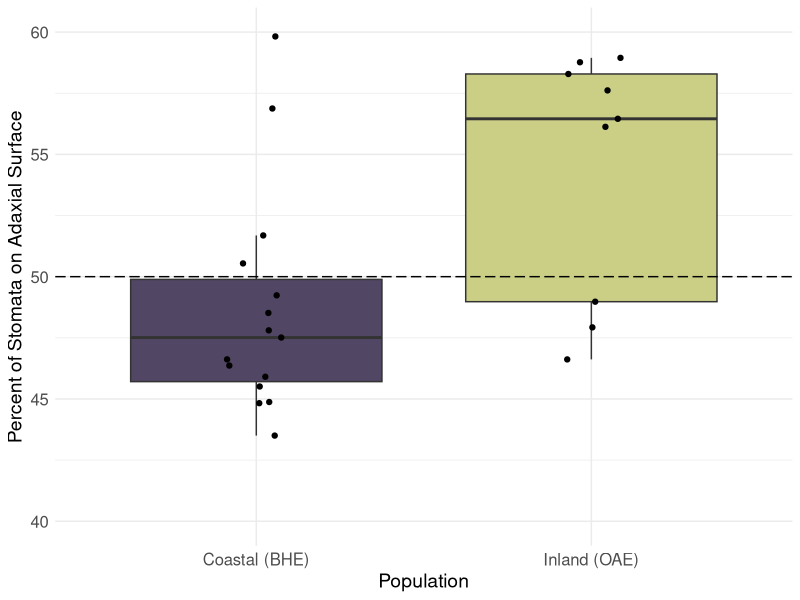
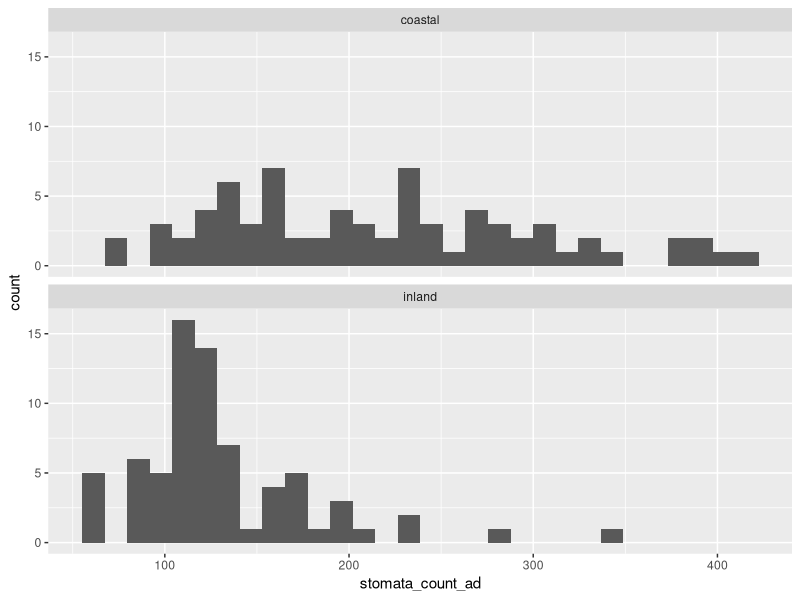
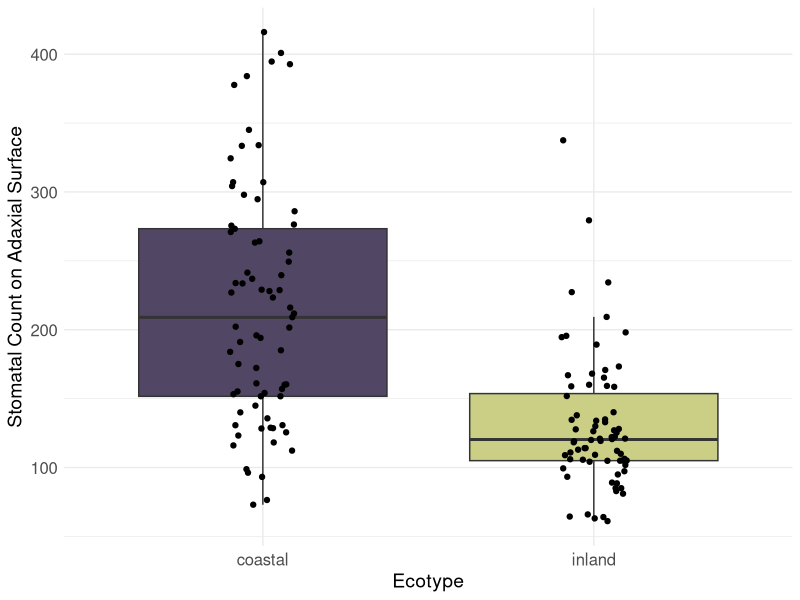
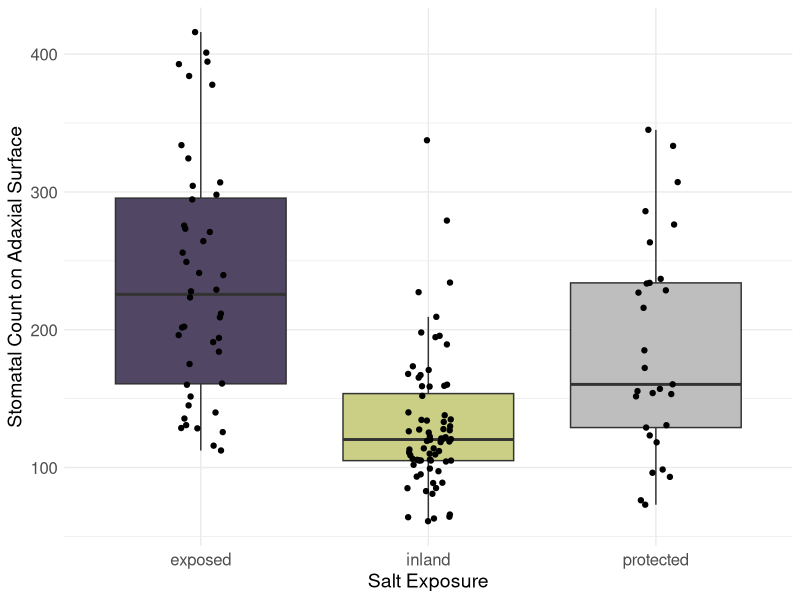
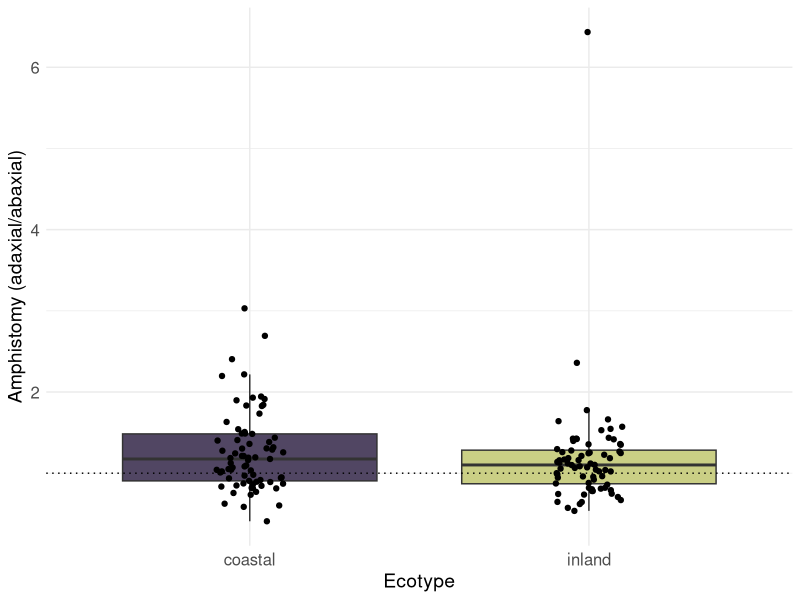
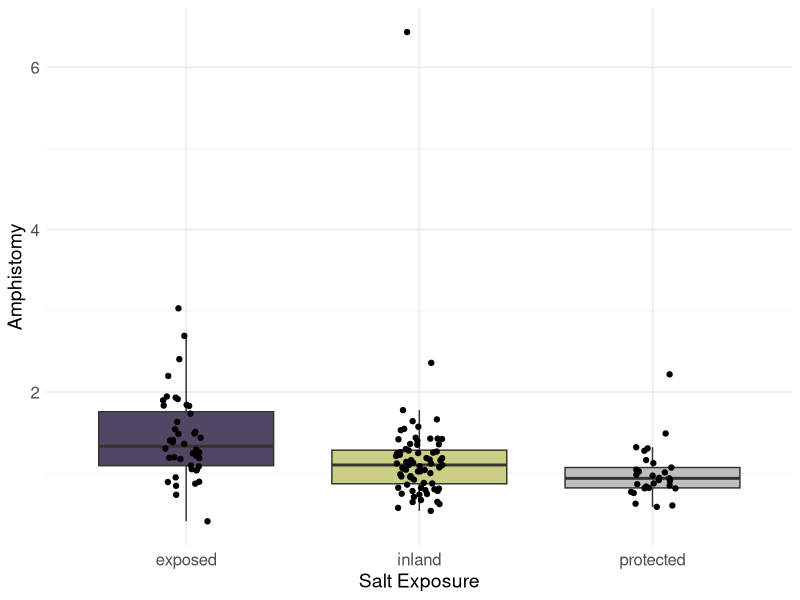
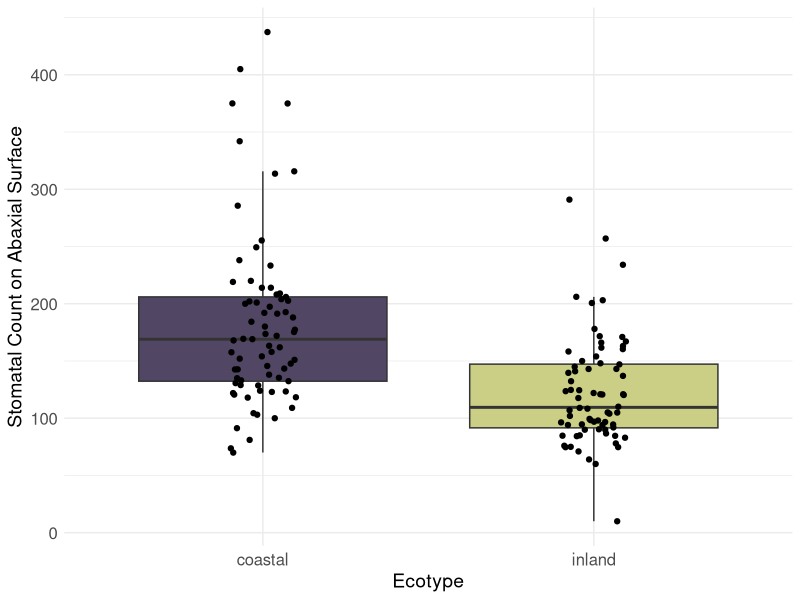
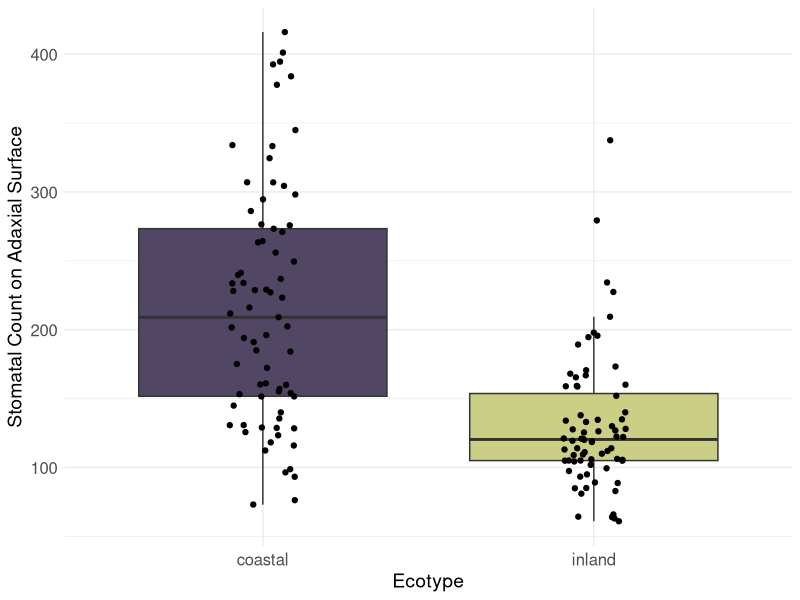

Reproduce these figures in R, in order.
# Primary contributor: Cam
# Purpose: Preliminary analysis of stomata data to compare BHE and OAE populations
# Madison update Dec. 2024 include all 10 populations
require(tidyverse)
require(readxl)
require(ggpubr)

# Data wrangling

stomata =  read_excel('./Data/stomatal density data.xlsx') %>%
  # Remove missing data
  filter(!is.na(stomata_count)) %>% 
  # Separate file_name column
  separate(
    col = file_name, 
    sep = '_',
    into = c('pop.code', 'replicate', 'leaf_side', 'view_rep')
  ) %>%
  # Get average stomata count for each leaf side
  group_by(pop.code, replicate, leaf_side) %>%
  summarize(stomata_count = mean(.data[['stomata_count']], na.rm = TRUE)) %>%
  ungroup() %>%
  # Reshape data
  pivot_wider(
    id_cols = c(pop.code, replicate), 
    names_from = leaf_side,
    values_from = stomata_count,
    names_prefix = "stomata_count_",
  ) %>%
  # Create more stomata columns
  mutate(
    # Total amount of stomata on both sides
    stomata_count_total = stomata_count_ab + stomata_count_ad, 
    # Adaxial vs. abaxial ratio, 1 = equal stomata, >1 more stomata on abaxial side
    amphistomy = stomata_count_ad / stomata_count_ab 
  )
  
View(stomata)

table(as.factor(stomata$pop.code))

# Compare Abaxial vs. Adaxial Stomata Counts for each pop
oae_bhe_amphistomy = stomata %>%
  filter(pop.code %in% c('BHE', 'OAE')) %>%
  mutate(pop.code = if_else(pop.code == 'BHE', 'Coastal (BHE)', 'Inland (OAE)')) %>%
  ggplot() +
  aes(x = pop.code, fill = pop.code, y = stomata_count_ad / stomata_count_total * 100) +
  geom_boxplot(outliers = F) +
  geom_jitter(position=position_jitter(0.1)) +
  geom_hline(yintercept = 50, linetype = 'longdash') +
  # Labels
  scale_x_discrete(name = 'Population') +
  scale_y_continuous(
    name = 'Percent of Stomata on Adaxial Surface', 
    limits = c(40, 60)
  ) +
  # Style
  scale_fill_manual(values = c('#514663', '#cacf85')) +
  theme_minimal() +
  theme(
    legend.position = "none",
    axis.text = element_text(size=12),
    axis.title = element_text(size=14),
  )
oae_bhe_amphistomy

# Add salt exposure columns
stomata <- stomata %>% 
  mutate(salt_exposure = case_when(
    pop.code %in% c('PGR', 'BHE') ~ "protected",
    pop.code %in% c('SWB', 'OPB', 'HEC') ~ "exposed",
    pop.code %in% c('SWC', 'LMC', 'TOR', 'OAE', 'RGR') ~ "inland")
  )

# Add ecotype column
stomata <- stomata %>% mutate(ecotype = as.factor(if_else(salt_exposure=="inland", "inland", "coastal")),
                              salt_exposure = as.factor(salt_exposure),
                              pop.code=as.factor(pop.code))

# distribution of adaxial stomata
stomata %>%
  ggplot() +
  aes(x=stomata_count_ad) +
  facet_wrap(vars(ecotype), nrow = 2) +
  geom_histogram()

# plot adaxial stomata for ecotypes without regard for specific populations
stomata_ad_boxplot = stomata %>%
  filter(!is.na(stomata_count_ad)) %>%
  ggplot() +
  aes(x = ecotype, fill = ecotype, y = stomata_count_ad) +
  geom_boxplot(outliers = F) +
  geom_jitter(position=position_jitter(0.1)) +
  # Labels
  scale_x_discrete(name = 'Ecotype') +
  scale_y_continuous(
    name = 'Stomatal Count on Adaxial Surface', 
  ) +
  # Style
  scale_fill_manual(values = c('#514663', '#cacf85')) +
  theme_minimal() +
  theme(
    legend.position = "none",
    axis.text = element_text(size=12),
    axis.title = element_text(size=14),
  )
stomata_ad_boxplot

t.test(data=stomata, stomata_count_ad ~ ecotype)


# adaxial stomata, but break coastals into protected and exposed
stomata_ad_exposure_boxplot = stomata %>%
  filter(!is.na(stomata_count_ad)) %>%
  ggplot() +
  aes(x = salt_exposure, fill = salt_exposure, y = stomata_count_ad) +
  geom_boxplot(outliers = F) +
  geom_jitter(position=position_jitter(0.1)) +
  # Labels
  scale_x_discrete(name = 'Salt Exposure') +
  scale_y_continuous(
    name = 'Stomatal Count on Adaxial Surface', 
  ) +
  # Style
  scale_fill_manual(values = c('#514663', '#cacf85', "grey")) +
  theme_minimal() +
  theme(
    legend.position = "none",
    axis.text = element_text(size=12),
    axis.title = element_text(size=14),
  )
stomata_ad_exposure_boxplot

# amphistomy ~ ecotype
amphistomy_boxplot = stomata %>%
  filter(!is.na(amphistomy)) %>%
  ggplot() +
  aes(x = ecotype, fill = ecotype, y = amphistomy) +
  geom_boxplot(outliers = F) +
  geom_jitter(position=position_jitter(0.1)) +
  # Labels
  scale_x_discrete(name = 'Ecotype') +
  scale_y_continuous(
    name = 'Amphistomy (adaxial/abaxial)', 
  ) +
  geom_hline(yintercept=1, linetype="dotted")+
  # Style
  scale_fill_manual(values = c('#514663', '#cacf85')) +
  theme_minimal() +
  theme(
    legend.position = "none",
    axis.text = element_text(size=12),
    axis.title = element_text(size=14),
  )
amphistomy_boxplot



# amphistomy, but break coastals into protected and exposed
stomata_amphistomy_exposure_boxplot = stomata %>%
  filter(!is.na(amphistomy)) %>%
  ggplot() +
  aes(x = salt_exposure, fill = salt_exposure, y = amphistomy) +
  geom_boxplot(outliers = F) +
  geom_jitter(position=position_jitter(0.1)) +
  # Labels
  scale_x_discrete(name = 'Salt Exposure') +
  scale_y_continuous(
    name = 'Amphistomy', 
  ) +
  # Style
  scale_fill_manual(values = c('#514663', '#cacf85', "grey")) +
  theme_minimal() +
  theme(
    legend.position = "none",
    axis.text = element_text(size=12),
    axis.title = element_text(size=14),
  )
stomata_amphistomy_exposure_boxplot

# plot abaxial stomata for ecotypes without regard for specific populations
stomata_ab_boxplot = stomata %>%
  filter(!is.na(stomata_count_ab)) %>%
  ggplot() +
  aes(x = ecotype, fill = ecotype, y = stomata_count_ab) +
  geom_boxplot(outliers = F) +
  geom_jitter(position=position_jitter(0.1)) +
  # Labels
  scale_x_discrete(name = 'Ecotype') +
  scale_y_continuous(
    name = 'Stomatal Count on Abaxial Surface', 
  ) +
  # Style
  scale_fill_manual(values = c('#514663', '#cacf85')) +
  theme_minimal() +
  theme(
    legend.position = "none",
    axis.text = element_text(size=12),
    axis.title = element_text(size=14),
  )
stomata_ab_boxplot
t.test(data=stomata, stomata_count_ab ~ ecotype)

t.test(data=stomata, amphistomy ~ ecotype)




ggsave(
  filename = 'Ad_Stomata_Ecotype.png', 
  plot = stomata_ad_boxplot,
  device = 'png',
  path = './Results/Figures/',
  scale = 1,
  width = 3,
  height = 6,
  bg = 'white'
)

ggsave(
  filename = 'Amphistomy_Ecotype.png', 
  plot = amphistomy_boxplot,
  device = 'png',
  path = './Results/Figures/',
  scale = 1,
  width = 3,
  height = 6,
  bg = 'white'
)

# Look at each population pair separately

# subset dataframe for each population pair
oae_bhe <- stomata[which(stomata$pop.code == "BHE" | stomata$pop.code == "OAE"),]
tor_pgr <- stomata[which(stomata$pop.code == "PGR" | stomata$pop.code == "TOR"),]
lmc_swb <- stomata[which(stomata$pop.code == "LMC" | stomata$pop.code == "SWB"),]
rgr_opb <- stomata[which(stomata$pop.code == "RGR" | stomata$pop.code == "OPB"),]
swc_hec <- stomata[which(stomata$pop.code == "SWC" | stomata$pop.code == "HEC"),]
pairs <- list(swc_hec, rgr_opb, lmc_swb, oae_bhe, tor_pgr)
plots <- rep(NA, 5)
for (i in 1:length(pairs)){
  plot <- as.data.frame(pairs[i]) %>%
    filter(!is.na(stomata_count_ad)) %>%
    ggplot() +
    aes(x = ecotype, fill = ecotype, y = stomata_count_ad) +
    geom_boxplot(outliers = F) +
    geom_jitter(position=position_jitter(0.1)) +
    # Labels
    scale_x_discrete(name = 'Ecotype') +
    scale_y_continuous(
      name = 'Stomatal Count on Adaxial Surface', 
    ) +
   # ggtitle(as.character(unique(pairs[[i]]$pop.code)))+
    # Style
    scale_fill_manual(values = c('#514663', '#cacf85')) +
    theme_minimal() +
    theme(
      legend.position = "none",
      axis.text = element_text(size=12),
      axis.title = element_text(size=14),
    )
  plot
  #plots[[i]] <- plot
}

# make a function that takes the dataframe with a population pair and a variable of interest
plot_each_pair <- function (pair, var) {
  pops=unique(pair$pop.code)
  na.omit(pair) %>%
    ggplot() +
    aes(x = ecotype, fill = ecotype, y = pair[[var]]) +
    geom_boxplot(outliers = F) +
    geom_jitter(position=position_jitter(0.1)) +
    # Labels
    scale_x_discrete(name = 'Ecotype') +
    scale_y_continuous(
      name = var 
    ) +
    ggtitle(paste(as.character(unique(pair$pop.code))[1], " / ", as.character(unique(pair$pop.code))[2]))+
    # Style
    scale_fill_manual(values = c('#514663', '#cacf85')) +
    theme_minimal() +
    theme(
      legend.position = "none",
      axis.text = element_text(size=12),
      axis.title = element_text(size=14)
      )
}

# Compare adaxial stomata for each population pair
plots <- lapply(pairs, plot_each_pair, "stomata_count_ad")
ad_pair_plots <- ggarrange(plotlist=plots, ncol=2, nrow=3)
ggsave(
  filename = 'Ad_Stomata_Pairs.png', 
  plot = ad_pair_plots,
  device = 'png',
  path = './Results/Figures/',
  scale = 1,
  width = 6,
  height = 6,
  bg = 'white'
)

# Compare abaxial stomata for each population pair
plots <- lapply(pairs, plot_each_pair, "stomata_count_ab")
ab_pair_plots <- ggarrange(plotlist=plots, ncol=2, nrow=3)
ggsave(
  filename = 'Ab_Stomata_Pairs.png', 
  plot = ab_pair_plots,
  device = 'png',
  path = './Results/Figures/',
  scale = 1,
  width = 6,
  height = 6,
  bg = 'white'
)

# Compare stomatal ratio for each population pair
plots <- lapply(pairs, plot_each_pair, "amphistomy")
amphistomy_pair_plots <- ggarrange(plotlist=plots, ncol=2, nrow=3)
ggsave(
  filename = 'Amphistomy_Pairs.png', 
  plot = amphistomy_pair_plots,
  device = 'png',
  path = './Results/Figures/',
  scale = 1,
  width = 6,
  height = 6,
  bg = 'white'
)



